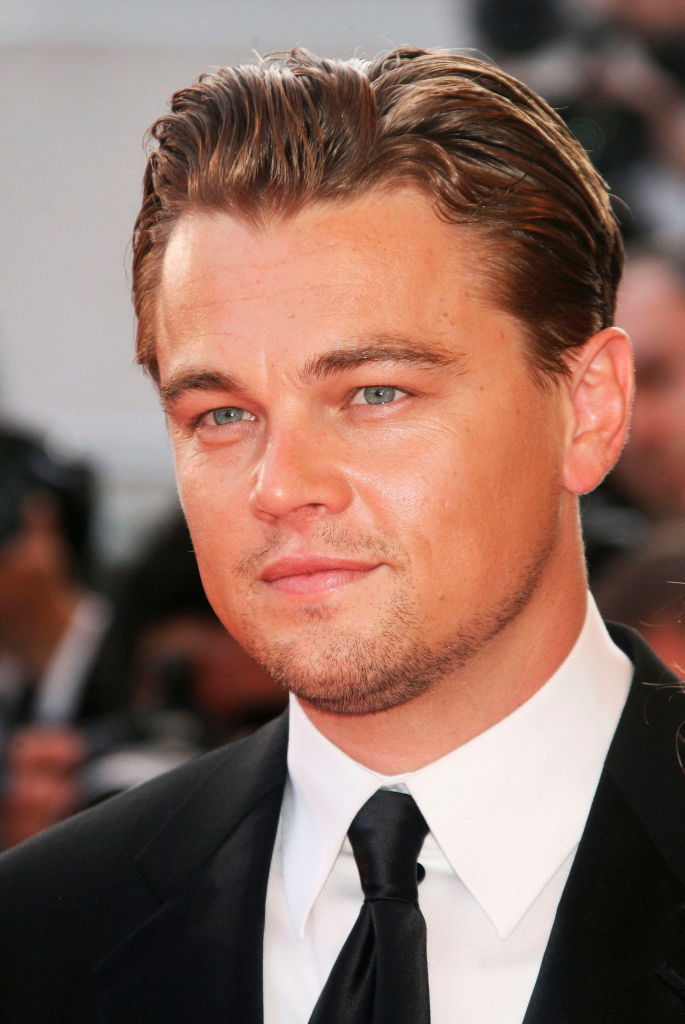
#> input picture leo.jpg, 1369 x 2048 px (shown at 1/2 size)
$ python main.py
#> lines starting #> are read from the running program, lines starting #| are printed output that depends on the picture; after the words box and inside, x2 and y2 are one past the last pixel; in counts of white or black regions, pixels touching at a corner belong together
import cv2
import matplotlib.pyplot as plt
import numpy as np

image = cv2.imread('leo.jpg')
#> image is the input picture: shape (2048, 1369, 3); mean B, G, R 97.8, 108.8, 140

# Specify the desired width
desired_width = 400

# Calculate the aspect ratio
height, width = image.shape[:2]
#> height = 2048; width = 1369
aspect_ratio = width / height
#> aspect_ratio = 0.668

# Calculate the new height based on the desired width and aspect ratio
desired_height = int(desired_width / aspect_ratio)
#> desired_height = 598

# Resize the image
resized_image = cv2.resize(image, (desired_width, desired_height))
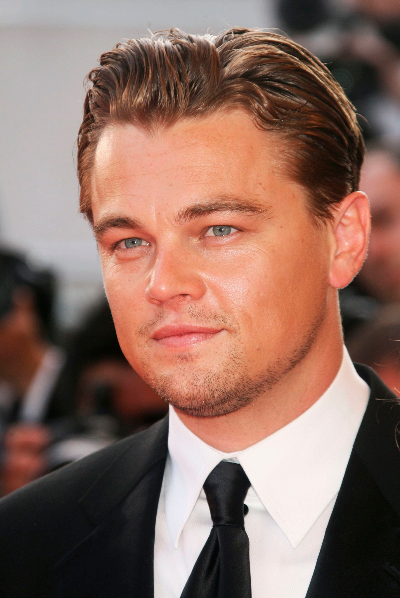
#> resized_image: shape (598, 400, 3); mean B, G, R 97.7, 108.7, 139.9

gray_image = cv2.cvtColor(resized_image, cv2.COLOR_BGR2GRAY)
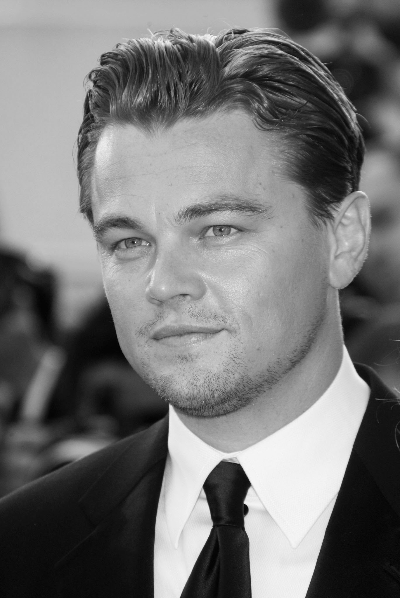
#> gray_image: shape (598, 400); min 1, max 253, mean 116.8

suave = cv2.GaussianBlur(gray_image, (7,7),0)
(T, bin) = cv2.threshold(suave, 160,255, cv2.THRESH_BINARY)
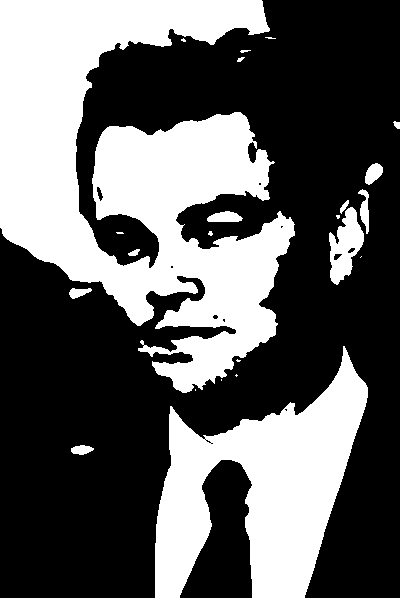
#> bin: shape (598, 400); 37.8% white; 23 white regions (10 under 20 px), largest, box (x1, y1, x2, y2) and area: (0, 0, 295, 393) 61302, (155, 346, 368, 598) 26260, (329, 207, 364, 285) 1531
(T, binI) = cv2.threshold(suave, 160,255, cv2.THRESH_BINARY_INV)

resultado = np.vstack(
    [
        np.hstack([suave, bin]),
        np.hstack([binI, cv2.bitwise_and(gray_image, gray_image, mask=binI)])

                       ])
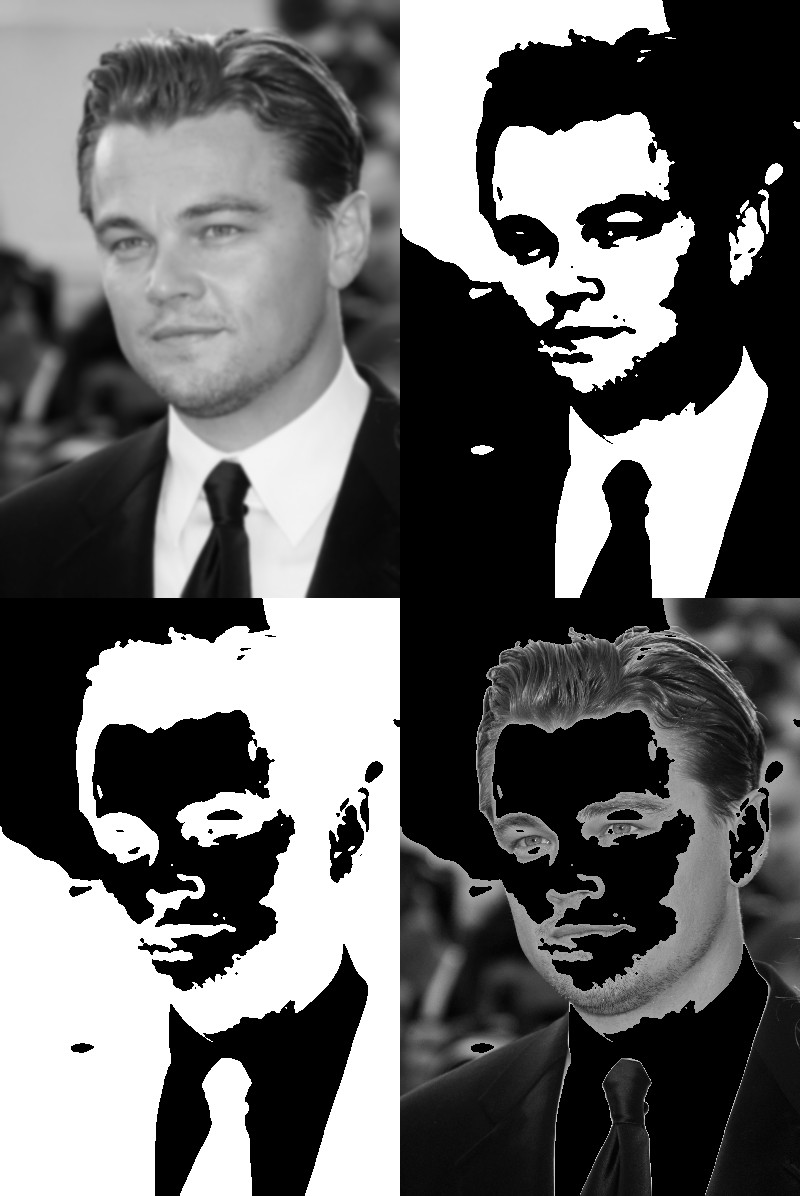
#> resultado: shape (1196, 800); min 0, max 255, mean 103.7
_, binary_image = cv2.threshold(gray_image, 127, 255, cv2.THRESH_BINARY)
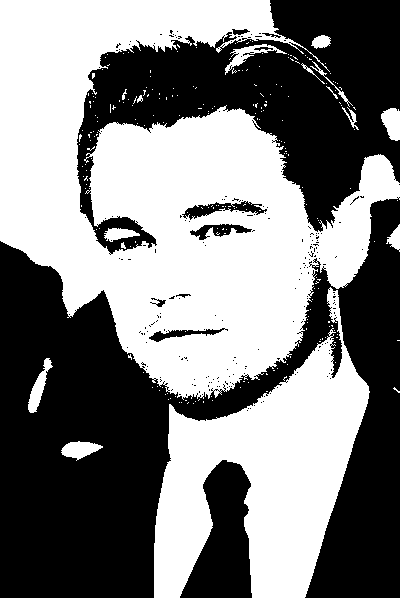
#> binary_image: shape (598, 400); 50.2% white; 213 black regions (202 under 20 px), largest, box (x1, y1, x2, y2) and area: (0, 197, 400, 598) 72911, (77, 0, 400, 255) 37926, (180, 460, 252, 598) 6201
fig, axes = plt.subplots(1, 3, figsize=(15, 5))

# axes[0].imshow(cv2.cvtColor(resized_image, cv2.COLOR_BGR2RGB))
# axes[0].set_title('Color Image')
# axes[0].axis('off')

# axes[1].imshow(gray_image, cmap='gray')
# axes[1].set_title('Gray Image')
# axes[1].axis('off')

# axes[2].imshow(resultado, cmap='gray')
# axes[2].set_title('Binary Image')
# axes[2].axis('off')

# plt.tight_layout()
# plt.show()
# Display or save the resized image
cv2.imshow('Resized Image', resultado)
cv2.waitKey(0)
cv2.destroyAllWindows()
